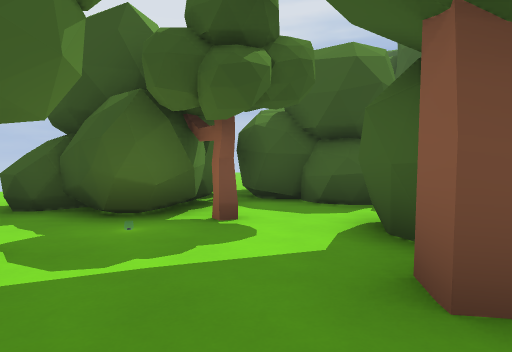
View 1 (above)

24 first-person views from a walk through a level from a Godot 3-D game. The camera is 1.4 m above the floor, tilts 2° down and sees 75° across. The floor is counted in squares, 2 m on a side. Each view is taken from the middle of a square. On the plan, view 1 faces up. The plan holds only what a view shows up to about 10 squares ahead; the rest is blank. The place goes on beyond the plan. Some surface patterns are stand-ins.

View 2
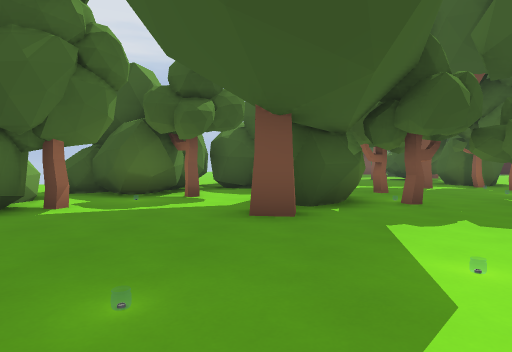

View 3
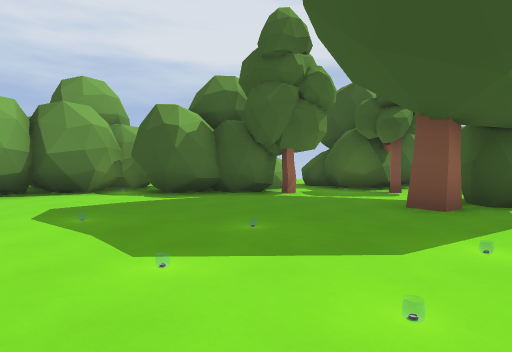

View 4
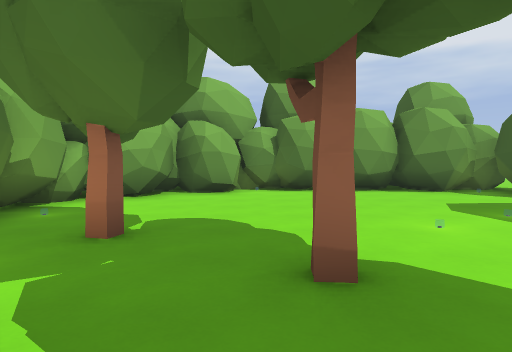

View 5
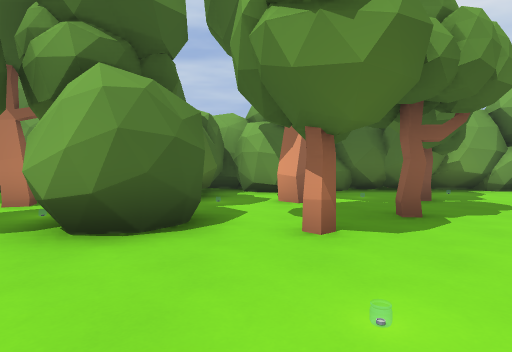

View 6
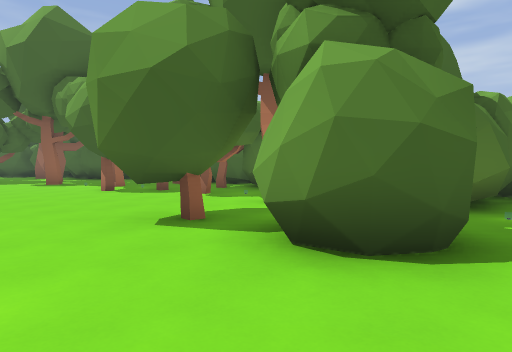

View 7
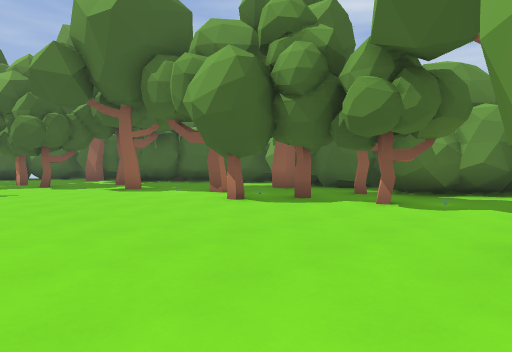

View 8
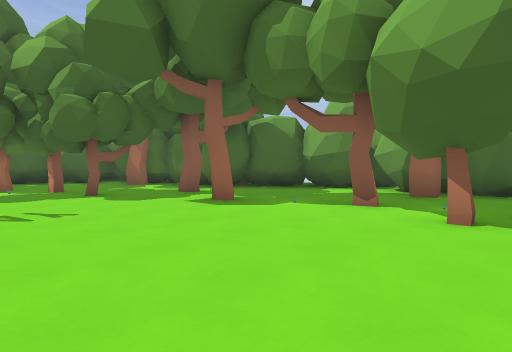

View 9
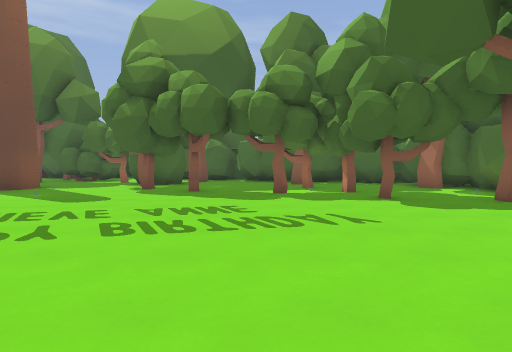

View 10
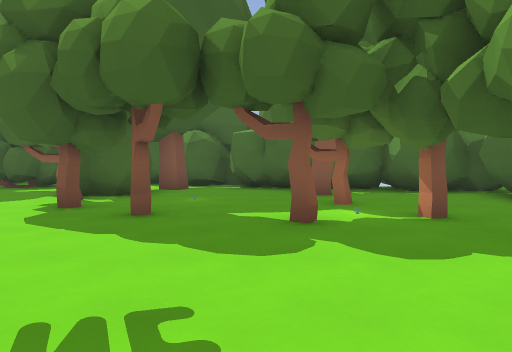

View 11
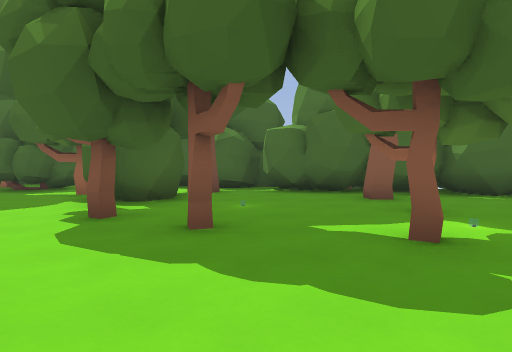

View 12
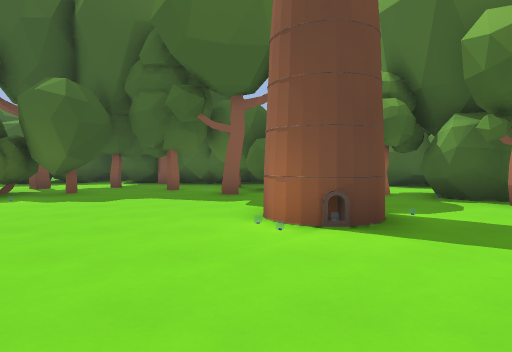

View 13
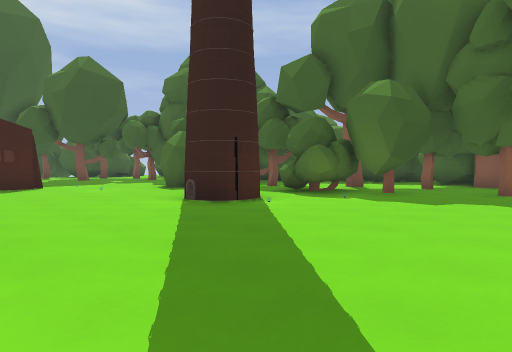

View 14
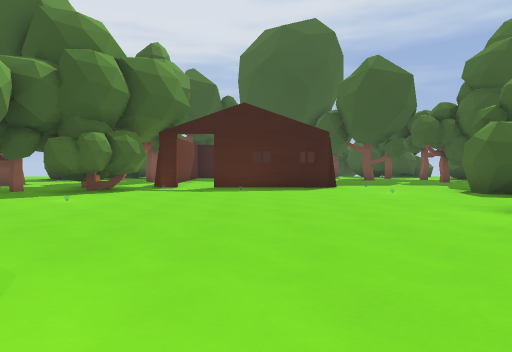

View 15
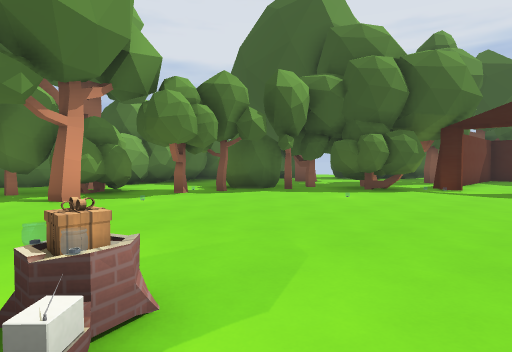

View 16
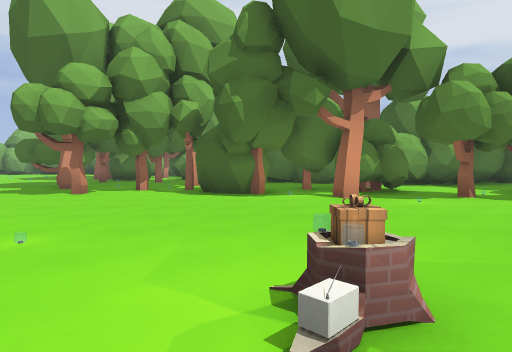

View 17
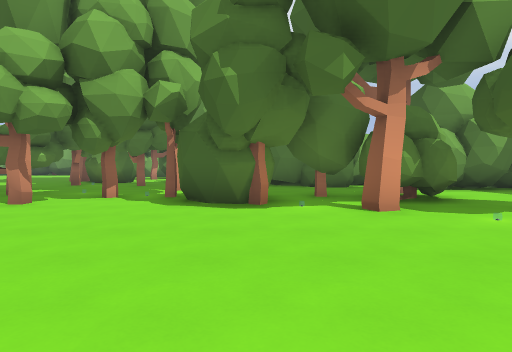

View 18
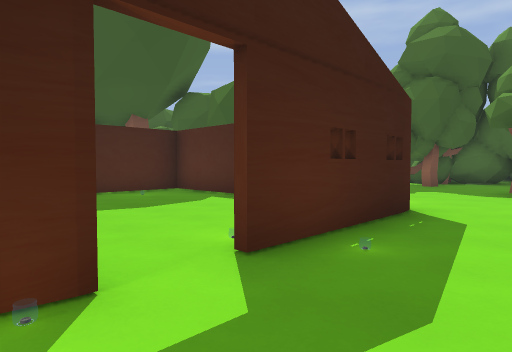

View 19
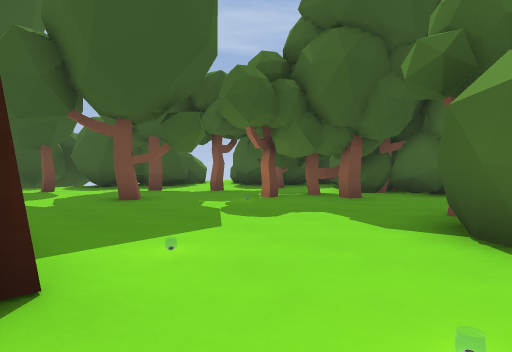

View 20
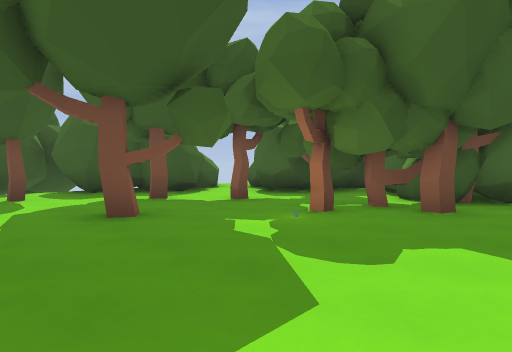

View 21
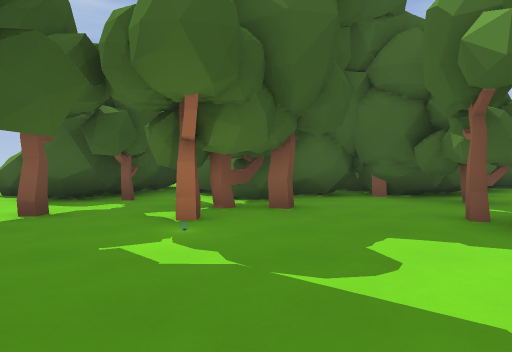

View 22
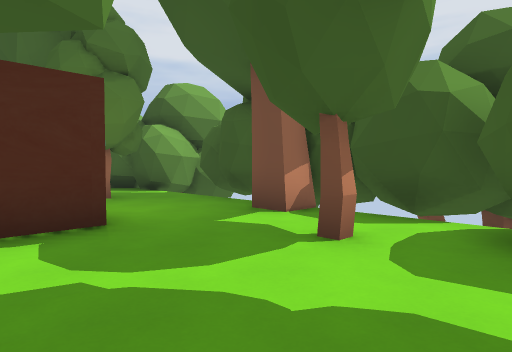

View 23
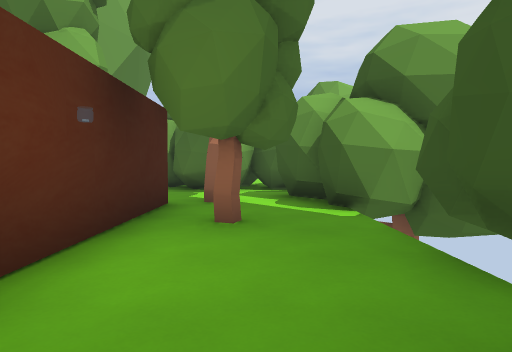

View 24
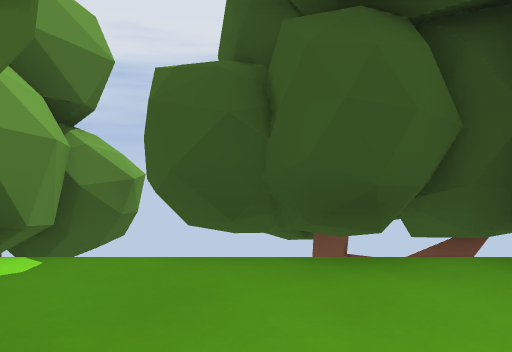

### Floor plan
Key: @ floor where view 1 was taken; # wall or solid block; . floor; T tree; R radio.
Columns run from 8 left of view 1 to 30 right of it. Each row starts with its distance up from view 1.
 31                        T TT  TT
 30                   T  TTTTTTT TTT
 29                   T  TTTTTTTTTTT
 28                    T TT....T...T
 27                   T.....T....T.TTTT
 26                    T..T............T
 25                   TT..######....T.TT
 24                   T     ...#.....TTTTT
 23                         ...#..T......
 22                         ... ....TTT.T
 21                        .... ......TTT
 20                        ...  .......T
 19                   ..TT#.####........T
 18                   ..TTT........TT.TTTT
 17                  TTTTT.........TTTT T
 16              TT..TTT...........   T.T
 15              TT...T............ .T
 14              TT..............# .TT.. TT
 13                .T.T..........##.TT.T
 12              T.TTT...............T..
 11              T.TTTT.............TT.T.
 10              ..T.....................T
  9         TT    ..TT................T.
  8                 TT......R..........TT
  7         TTTT .T.T....... ........TTTT
  6     TTTT.TT.....T......   ...##  .TT
  5     TTTT....T....T...      ........T
  4     T...T.TT........      .......T
  3     T.....TTTTTT..       ......TT...
  2    TTTT..T....T..      ......T.TTT.T
  1   TTT........         .......T...T.T
  0  TTTT...@....        ..............T
 -1 TTT.........   ...................TT
 -2 TTT.........................T.T..TT
 -3   T.........................T...TTTT
 -4  TT.......T..TTT...........T.....T
 -5  TT.........TT.T........T.......T
 -6  TT......T...T......TTT...T...TTTT
 -7   TT....T.T..  T.T.T........TTT TT
 -8   TT...... .TT  ...T.......T  T
 -9     T..... TTT  ..T...T..TT
-10     TTTTTTTT    TTT.TTTTT
-11            T    TT

Positions as (right, up) in squares from view 1, and headings:
1: (0, 0), facing up
2: (1, -3), facing up
3: (3, -4), facing up-left
4: (3, -6), facing left
5: (3, -1), facing down
6: (3, -2), facing down-right
7: (7, -1), facing down-right
8: (11, -1), facing down-right
9: (12, -1), facing right
10: (16, -1), facing right
11: (17, 0), facing right
12: (17, 7), facing right
13: (17, 8), facing up-right
14: (17, 9), facing up
15: (17, 9), facing up-left
16: (17, 9), facing left
17: (15, 9), facing left
18: (14, 17), facing up-right
19: (19, 17), facing up-right
20: (20, 19), facing up-right
21: (20, 21), facing right
22: (23, 24), facing up-left
23: (20, 27), facing left
24: (17, 26), facing up
